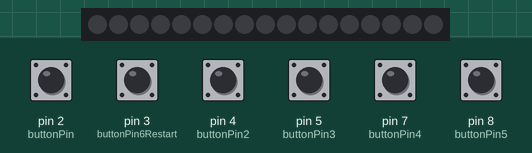
A sketch run on a simulated Arduino Uno, built with avr-gcc and run on an emulated ATmega328P. Parts: 17 RGB LEDs in strip order, left to right. The test bench sets the inputs (shaded band); at power-on: pin 2 (buttonPin), pin 3 (buttonPin6Restart), pin 4 (buttonPin2), pin 5 (buttonPin3), pin 7 (buttonPin4), pin 8 (buttonPin5) HIGH. Dim RGB values are drawn brighter than linear.

Above: at 1.2 s.
1.3 s: pin 3 (buttonPin6Restart) pulled LOW for 0.15 s
At 1.37 s:
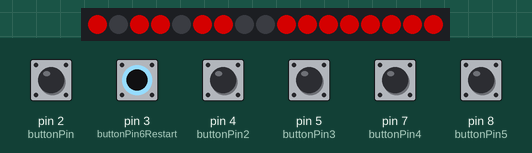
Timing chart, 0 to 4.3 s (numbered marks = the images above; inputs shaded):
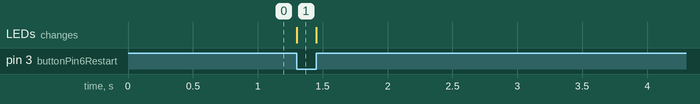

Measured:
- after the input at 1.3 s, the LEDs: change at once (image 1)

The sketch:

press_button.ino
```cpp
#include <Adafruit_NeoPixel.h>
#define PIN        6
#define NUMPIXELS 17
Adafruit_NeoPixel pixels(NUMPIXELS, PIN, NEO_GRB + NEO_KHZ800);

int buttonPin=2;
int buttonPin2=4;
int buttonPin3=5;
int buttonPin4=7;
int buttonPin5=8;
int buttonPin6Restart=3;


void setup() {
  pixels.begin();
  pinMode(buttonPin,INPUT_PULLUP);
  pinMode(buttonPin2,INPUT_PULLUP);
  pinMode(buttonPin3,INPUT_PULLUP);
  pinMode(buttonPin4,INPUT_PULLUP);
  pinMode(buttonPin5,INPUT_PULLUP);
  pinMode(buttonPin6Restart,INPUT_PULLUP);
}

void loop() {
  //If button pin is LOW -> Button is pressed.. maybe it's high?
  if(digitalRead(buttonPin)==HIGH) knap1();//setColour(255,0,0);
  if(digitalRead(buttonPin2)==HIGH) knap2();//setColour(255,0,0);
  if(digitalRead(buttonPin3)==HIGH) knap3();//setColour(255,0,0);
  if(digitalRead(buttonPin4)==HIGH) knap4();//setColour(255,0,0);
  if(digitalRead(buttonPin5)==HIGH) knap5();//setColour(255,0,0);
  if(digitalRead(buttonPin6Restart)==HIGH) knapRestart();//setColour(255,0,0);
  pixels.show();

  }

void setColour(uint8_t r,uint8_t g, uint8_t b){
  for(int i=0; i<NUMPIXELS; i++) { // For each pixel...
    pixels.setPixelColor(i, pixels.Color(r, g, b));
  }


}

//løsning 4,3,2,1,5
void knap1(){
  //tænt 2,4,8,12,15
  pixels.setPixelColor(4, pixels.Color(128, 0, 0));
  pixels.setPixelColor(2, pixels.Color(128, 0, 0));
  pixels.setPixelColor(8, pixels.Color(128, 0, 0));
  pixels.setPixelColor(15, pixels.Color(128, 0, 0));
  pixels.setPixelColor(12, pixels.Color(128, 0, 0));
  //slukket 11,16
  pixels.setPixelColor(11, pixels.Color(0, 0, 0));
  pixels.setPixelColor(16, pixels.Color(0, 0, 0));
}
void knap2(){
  //tænt 0,1,9,14
  pixels.setPixelColor(0, pixels.Color(128, 0, 0));
  pixels.setPixelColor(1, pixels.Color(128, 0, 0));
  pixels.setPixelColor(14, pixels.Color(128, 0, 0));
  pixels.setPixelColor(9, pixels.Color(128, 0, 0));
  //slukket 4,16
  pixels.setPixelColor(4, pixels.Color(0, 0, 0));
  pixels.setPixelColor(16, pixels.Color(0, 0, 0));
}
void knap3(){
  //tænt 1,7,10,14
  pixels.setPixelColor(1, pixels.Color(128, 0, 0));
  pixels.setPixelColor(10, pixels.Color(128, 0, 0));
  pixels.setPixelColor(14, pixels.Color(128, 0, 0));
   pixels.setPixelColor(7, pixels.Color(128, 0, 0));
  // slukket 9,11,12,15
  pixels.setPixelColor(9, pixels.Color(0, 0, 0));
  pixels.setPixelColor(11, pixels.Color(0, 0, 0));
  pixels.setPixelColor(15, pixels.Color(0, 0, 0));
   pixels.setPixelColor(12, pixels.Color(0, 0, 0));
}
void knap4(){
  //tænt 6,9,12,13,16
  pixels.setPixelColor(9, pixels.Color(128, 0, 0));
  pixels.setPixelColor(16, pixels.Color(128, 0, 0));
  pixels.setPixelColor(13, pixels.Color(128, 0, 0));
  pixels.setPixelColor(6, pixels.Color(128, 0, 0));
  pixels.setPixelColor(12, pixels.Color(128, 0, 0));
  //slukket 1,5,7,8,11
  pixels.setPixelColor(8, pixels.Color(0, 0, 0));
  pixels.setPixelColor(11, pixels.Color(0, 0, 0));
  pixels.setPixelColor(1, pixels.Color(0, 0, 0));
  pixels.setPixelColor(5, pixels.Color(0, 0, 0));
  pixels.setPixelColor(7, pixels.Color(0, 0, 0));
}
void knap5(){
  //tænd 3,5,15,16,11
  pixels.setPixelColor(3, pixels.Color(128, 0, 0));
  pixels.setPixelColor(5, pixels.Color(128, 0, 0));
  pixels.setPixelColor(15, pixels.Color(128, 0, 0));
  pixels.setPixelColor(16, pixels.Color(128, 0, 0));
  pixels.setPixelColor(11, pixels.Color(128, 0, 0));
}

void knapRestart(){
  //tænd 3,5,15,16,11
  pixels.setPixelColor(0, pixels.Color(0, 0, 0));
  pixels.setPixelColor(1, pixels.Color(0, 0, 0));
  pixels.setPixelColor(2, pixels.Color(0, 0, 0));
  pixels.setPixelColor(3, pixels.Color(0, 0, 0));
  pixels.setPixelColor(4, pixels.Color(0, 0, 0));
  pixels.setPixelColor(5, pixels.Color(0, 0, 0));
  pixels.setPixelColor(6, pixels.Color(0, 0, 0));
  pixels.setPixelColor(7, pixels.Color(0, 0, 0));
  pixels.setPixelColor(8, pixels.Color(0, 0, 0));
  pixels.setPixelColor(9, pixels.Color(0, 0, 0));
  pixels.setPixelColor(10, pixels.Color(0, 0, 0));
  pixels.setPixelColor(11, pixels.Color(0, 0, 0));
  pixels.setPixelColor(12, pixels.Color(0, 0, 0));
  pixels.setPixelColor(13, pixels.Color(0, 0, 0));
  pixels.setPixelColor(14, pixels.Color(0, 0, 0));
  pixels.setPixelColor(15, pixels.Color(0, 0, 0));
  pixels.setPixelColor(16, pixels.Color(0, 0, 0));
}
```
